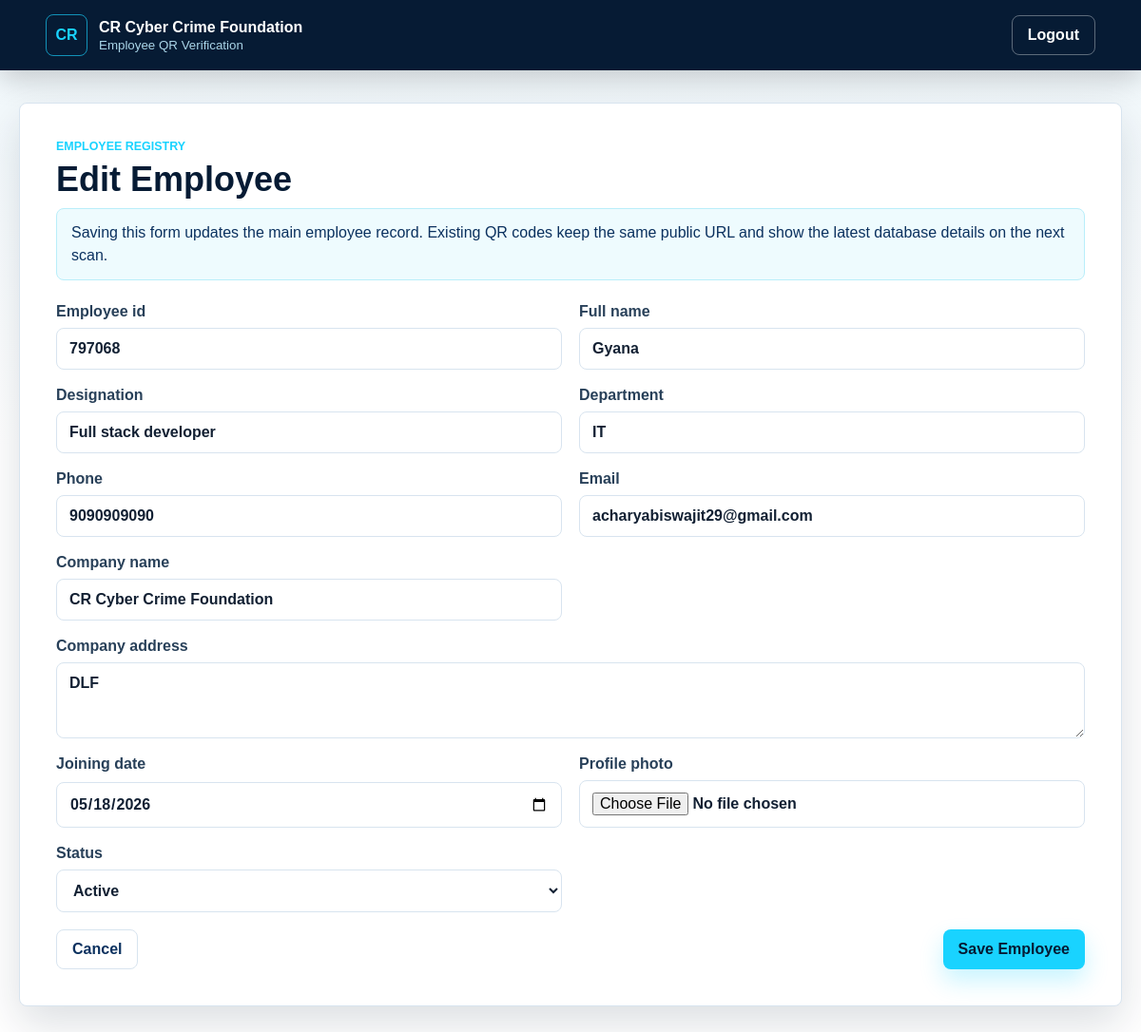
Screenshot of /employees/11/edit/ (signed in) with the database file from the repository.
### employees/models.py (models this page shows, shortened)
class Employee(models.Model):
    class Status(models.TextChoices):
        ACTIVE = "Active", "Active"
        INACTIVE = "Inactive", "Inactive"
    verification_token = models.UUIDField(default=uuid.uuid4, unique=True, editable=False)
    employee_id = models.CharField(max_length=40, unique=True)
    full_name = models.CharField(max_length=120)
    designation = models.CharField(max_length=120)
    department = models.CharField(max_length=120)
    phone = models.CharField(max_length=25)
    email = models.EmailField()
    company_name = models.CharField(max_length=180, default="CR Cyber Crime Foundation")
    company_address = models.TextField()
    joining_date = models.DateField()
    profile_photo = models.ImageField(upload_to="employee_photos/", blank=True, null=True)
    status = models.CharField(max_length=10, choices=Status.choices, default=Status.ACTIVE)
    created_at = models.DateTimeField(auto_now_add=True)
    updated_at = models.DateTimeField(auto_now=True)
    class Meta:
        ordering = ["full_name"]

### employees/views.py (the view)
    @login_required
    @user_passes_test(lambda user: user.is_staff or user.is_superuser)
    def wrapped(request, *args, **kwargs):
        if not (request.user.is_staff or request.user.is_superuser):
            raise PermissionDenied
        return view_func(request, *args, **kwargs)

### employees/forms.py (shortened to what this page needs)
class EmployeeForm(forms.ModelForm):
    class Meta:
        model = Employee
        fields = [
            "employee_id",
            "full_name",
            "designation",
            "department",
            "phone",
            "email",
            "company_name",
            "company_address",
            "joining_date",
            "profile_photo",
            "status",
        ]
        widgets = {
            "joining_date": forms.DateInput(attrs={"type": "date"}),
            "company_address": forms.Textarea(attrs={"rows": 3}),
        }

### employees/views.py (called while the page is built)
def admin_required(view_func):
    @login_required
    @user_passes_test(lambda user: user.is_staff or user.is_superuser)
    def wrapped(request, *args, **kwargs):
        if not (request.user.is_staff or request.user.is_superuser):
            raise PermissionDenied
        return view_func(request, *args, **kwargs)
    return wrapped

@admin_required
def employee_update(request, pk):
    employee = get_object_or_404(Employee, pk=pk)
    form = EmployeeForm(request.POST or None, request.FILES or None, instance=employee)
    if request.method == "POST" and form.is_valid():
        form.save()
        messages.success(request, f"Employee {employee.employee_id} updated successfully.")
        return redirect("dashboard")
    return render(request, "employees/employee_form.html", {"form": form, "title": "Edit Employee"})

### templates/employees/employee_form.html (shortened to what this page needs)
{% extends "employees/base.html" %}
{% block content %}
<section class="form-shell">
    <div class="section-kicker">Employee Registry</div>
    <h1>{{ title }}</h1>
    <p class="form-note">
        Saving this form updates the main employee record. Existing QR codes keep the same public URL and show the latest database details on the next scan.
    </p>
    <form method="post" enctype="multipart/form-data" class="employee-form">
        {% for field in form %}
            <label class="{% if field.name == 'company_address' %}span-2{% endif %}">
                {{ field.label }}
                {{ field }}
            </label>
        {% endfor %}
        <div class="form-actions span-2">
            <a class="ghost-button" href="{% url 'dashboard' %}">Cancel</a>
            <button class="primary-button" type="submit">Save Employee</button>
        </div>
    </form>
</section>
{% endblock %}

### static/employees/css/styles.css (style rules this page uses)
:root { --navy: #061b34; --blue: #0b315f; --cyan: #19d3ff; --cyan-soft: #d9f8ff; --white: #ffffff; --mist: #f3f7fb; --line: #d8e4ef; --text: #122033; --muted: #607086; --danger: #d63d4f; --success: #0a9f72; --shadow: 0 18px 45px rgba(6, 27, 52, 0.14); }
* { box-sizing: border-box; }
body { margin: 0; font-family: Arial, Helvetica, sans-serif; color: var(--text); background: linear-gradient(180deg, #eff7fb 0%, #ffffff 42%); }
a { color: inherit; text-decoration: none; }
.dashboard-head, .toolbar, .form-actions, .public-head { display: flex; align-items: center; justify-content: space-between; gap: 16px; }
.section-kicker { color: var(--cyan); font-size: 0.78rem; font-weight: 800; letter-spacing: 0; text-transform: uppercase; }
h1 { margin: 8px 0; color: var(--navy); font-size: clamp(1.8rem, 3vw, 2.6rem); line-height: 1.1; }
button, input, select, textarea { font: inherit; }
input, select, textarea { width: 100%; border: 1px solid var(--line); border-radius: 8px; padding: 12px 13px; color: var(--text); background: var(--white); outline: none; transition: border-color 160ms ease, box-shadow 160ms ease; }
.primary-button, .secondary-button, .ghost-button, .danger-button { display: inline-flex; align-items: center; justify-content: center; min-height: 42px; border: 0; border-radius: 8px; padding: 10px 16px; cursor: pointer; font-weight: 700; transition: transform 160ms ease, box-shadow 160ms ease, background 160ms ease; }
.primary-button { color: var(--navy); background: var(--cyan); box-shadow: 0 12px 24px rgba(25, 211, 255, 0.24); }
.ghost-button { color: var(--white); border: 1px solid rgba(255, 255, 255, 0.35); background: transparent; }
.form-actions .ghost-button { color: var(--blue); border-color: var(--line); }
.table-card, .form-shell, .auth-panel, .confirm-card, .verification-card { border: 1px solid var(--line); border-radius: 8px; background: var(--white); box-shadow: var(--shadow); }
.form-shell, .confirm-card { padding: clamp(22px, 4vw, 38px); }
.employee-form { display: grid; grid-template-columns: repeat(2, minmax(0, 1fr)); gap: 18px; margin-top: 24px; }
label { display: grid; gap: 8px; color: #284059; font-weight: 700; }
.span-2 { grid-column: 1 / -1; }
.info-note, .form-note { border: 1px solid #b9eefa; border-radius: 8px; padding: 13px 15px; color: var(--blue); background: #eefbfe; line-height: 1.5; }
.form-note { margin: 10px 0 0; }

### rows the page displays
Employee: form "797068" "Gyana" "Full stack developer" "IT" "9090909090" "acharyabiswajit29@gmail.com" "CR Cyber Crime Foundation" "DLF" "05/18/2026" "Active"

### other values shown
{{ title }} "Edit Employee"
{{ field.label }} "Employee id" "Full name" "Designation" "Department" "Phone" "Email" "Company name" "Company address" "Joining date" "Profile photo" "Status"
